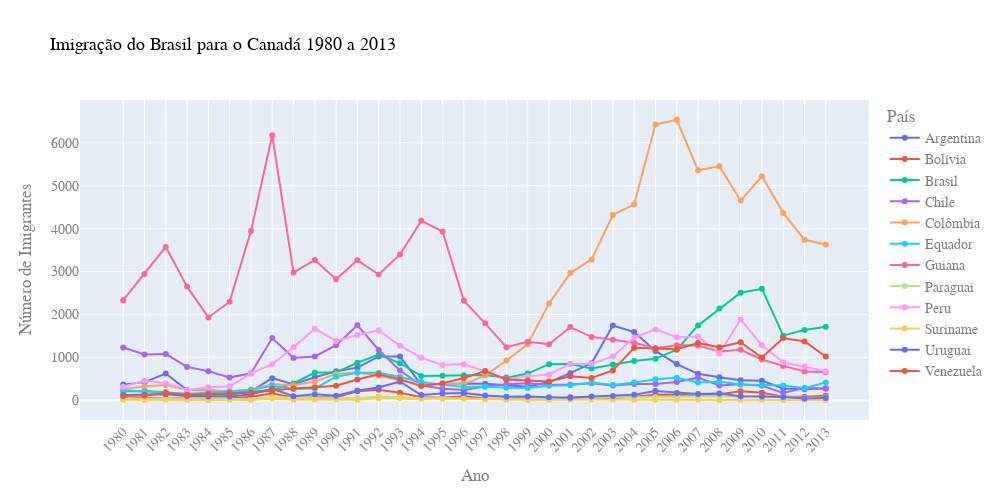

The code cell stored with this chart in its notebook:
### Code cell
fig = px.line(america_sul_final, x=america_sul_final.index, y=america_sul_final.columns,
              color='País',
              title='Imigração do Brasil para o Canadá\n1980 a 2013',
              markers=True)

fig.update_layout(width=1000, height=500, 
                  xaxis={'tickangle':-45},
                  font_family='Arial',
                  font_size=14,
                  font_color='grey',
                  title_font_size=18,
                  title_font_color='black',
                  xaxis_title='Ano',
                  yaxis_title='Número de Imigrantes')
fig.show()

### Figure 1 — Plotly figure (JSON) as saved in the notebook; plotly's stock layout.template omitted (floating-point values rounded to 4 significant figures)
{"data": [{"hovertemplate": "País=Argentina<br>index=%{x}<br>value=%{y}<extra></extra>", "legendgroup": "Argentina", "line": {"color": "#636efa", "dash": "solid"}, "marker": {"symbol": "circle"}, "mode": "lines+markers", "name": "Argentina", "orientation": "v", "showlegend": true, "type": "scatter", "x": ["1980", "1981", "1982", "1983", "1984", "1985", "1986", "1987", "1988", "1989", "1990", "1991", "1992", "1993", "1994", "1995", "1996", "1997", "1998", "1999", "2000", "2001", "2002", "2003", "2004", "2005", "2006", "2007", "2008", "2009", "2010", "2011", "2012", "2013"], "xaxis": "x", "y": [368, 426, 626, 241, 237, 196, 213, 519, 374, 538, 678, 763, 1023, 1022, 366, 380, 396, 391, 349, 318, 427, 635, 865, 1745, 1591, 1153, 847, 620, 540, 467, 459, 278, 263, 282], "yaxis": "y"}, {"hovertemplate": "País=Bolívia<br>index=%{x}<br>value=%{y}<extra></extra>", "legendgroup": "Bolívia", "line": {"color": "#EF553B", "dash": "solid"}, "marker": {"symbol": "circle"}, "mode": "lines+markers", "name": "Bolívia", "orientation": "v", "showlegend": true, "type": "scatter", "x": ["1980", "1981", "1982", "1983", "1984", "1985", "1986", "1987", "1988", "1989", "1990", "1991", "1992", "1993", "1994", "1995", "1996", "1997", "1998", "1999", "2000", "2001", "2002", "2003", "2004", "2005", "2006", "2007", "2008", "2009", "2010", "2011", "2012", "2013"], "xaxis": "x", "y": [44, 52, 42, 49, 38, 44, 79, 165, 63, 68, 71, 214, 247, 180, 75, 61, 96, 43, 33, 42, 33, 72, 57, 59, 85, 134, 139, 107, 143, 214, 180, 86, 83, 107], "yaxis": "y"}, {"hovertemplate": "País=Brasil<br>index=%{x}<br>value=%{y}<extra></extra>", "legendgroup": "Brasil", "line": {"color": "#00cc96", "dash": "solid"}, "marker": {"symbol": "circle"}, "mode": "lines+markers", "name": "Brasil", "orientation": "v", "showlegend": true, "type": "scatter", "x": ["1980", "1981", "1982", "1983", "1984", "1985", "1986", "1987", "1988", "1989", "1990", "1991", "1992", "1993", "1994", "1995", "1996", "1997", "1998", "1999", "2000", "2001", "2002", "2003", "2004", "2005", "2006", "2007", "2008", "2009", "2010", "2011", "2012", "2013"], "xaxis": "x", "y": [211, 220, 192, 139, 145, 130, 205, 244, 394, 650, 650, 877, 1066, 866, 566, 572, 586, 591, 531, 626, 845, 847, 745, 839, 917, 969, 1181, 1746, 2138, 2509, 2598, 1508, 1642, 1714], "yaxis": "y"}, {"hovertemplate": "País=Chile<br>index=%{x}<br>value=%{y}<extra></extra>", "legendgroup": "Chile", "line": {"color": "#ab63fa", "dash": "solid"}, "marker": {"symbol": "circle"}, "mode": "lines+markers", "name": "Chile", "orientation": "v", "showlegend": true, "type": "scatter", "x": ["1980", "1981", "1982", "1983", "1984", "1985", "1986", "1987", "1988", "1989", "1990", "1991", "1992", "1993", "1994", "1995", "1996", "1997", "1998", "1999", "2000", "2001", "2002", "2003", "2004", "2005", "2006", "2007", "2008", "2009", "2010", "2011", "2012", "2013"], "xaxis": "x", "y": [1233, 1069, 1078, 781, 681, 533, 633, 1454, 990, 1023, 1286, 1749, 1175, 697, 352, 273, 244, 325, 376, 397, 366, 369, 401, 347, 383, 384, 427, 530, 350, 375, 340, 174, 291, 273], "yaxis": "y"}, {"hovertemplate": "País=Colômbia<br>index=%{x}<br>value=%{y}<extra></extra>", "legendgroup": "Colômbia", "line": {"color": "#FFA15A", "dash": "solid"}, "marker": {"symbol": "circle"}, "mode": "lines+markers", "name": "Colômbia", "orientation": "v", "showlegend": true, "type": "scatter", "x": ["1980", "1981", "1982", "1983", "1984", "1985", "1986", "1987", "1988", "1989", "1990", "1991", "1992", "1993", "1994", "1995", "1996", "1997", "1998", "1999", "2000", "2001", "2002", "2003", "2004", "2005", "2006", "2007", "2008", "2009", "2010", "2011", "2012", "2013"], "xaxis": "x", "y": [266, 326, 360, 244, 235, 214, 257, 376, 352, 439, 614, 652, 582, 464, 375, 371, 381, 578, 929, 1306, 2259, 2965, 3283, 4318, 4566, 6424, 6535, 5357, 5452, 4652, 5218, 4366, 3741, 3631], "yaxis": "y"}, {"hovertemplate": "País=Equador<br>index=%{x}<br>value=%{y}<extra></extra>", "legendgroup": "Equador", "line": {"color": "#19d3f3", "dash": "solid"}, "marker": {"symbol": "circle"}, "mode": "lines+markers", "name": "Equador", "orientation": "v", "showlegend": true, "type": "scatter", "x": ["1980", "1981", "1982", "1983", "1984", "1985", "1986", "1987", "1988", "1989", "1990", "1991", "1992", "1993", "1994", "1995", "1996", "1997", "1998", "1999", "2000", "2001", "2002", "2003", "2004", "2005", "2006", "2007", "2008", "2009", "2010", "2011", "2012", "2013"], "xaxis": "x", "y": [238, 207, 184, 155, 179, 208, 240, 344, 265, 278, 552, 643, 644, 547, 431, 368, 310, 317, 295, 291, 342, 353, 418, 361, 417, 491, 525, 419, 437, 373, 353, 348, 282, 418], "yaxis": "y"}, {"hovertemplate": "País=Guiana<br>index=%{x}<br>value=%{y}<extra></extra>", "legendgroup": "Guiana", "line": {"color": "#FF6692", "dash": "solid"}, "marker": {"symbol": "circle"}, "mode": "lines+markers", "name": "Guiana", "orientation": "v", "showlegend": true, "type": "scatter", "x": ["1980", "1981", "1982", "1983", "1984", "1985", "1986", "1987", "1988", "1989", "1990", "1991", "1992", "1993", "1994", "1995", "1996", "1997", "1998", "1999", "2000", "2001", "2002", "2003", "2004", "2005", "2006", "2007", "2008", "2009", "2010", "2011", "2012", "2013"], "xaxis": "x", "y": [2334, 2943, 3575, 2650, 1932, 2299, 3942, 6174, 2977, 3270, 2824, 3266, 2932, 3399, 4181, 3935, 2324, 1795, 1238, 1366, 1308, 1707, 1479, 1410, 1341, 1215, 1286, 1277, 1137, 1180, 953, 804, 676, 656], "yaxis": "y"}, {"hovertemplate": "País=Paraguai<br>index=%{x}<br>value=%{y}<extra></extra>", "legendgroup": "Paraguai", "line": {"color": "#B6E880", "dash": "solid"}, "marker": {"symbol": "circle"}, "mode": "lines+markers", "name": "Paraguai", "orientation": "v", "showlegend": true, "type": "scatter", "x": ["1980", "1981", "1982", "1983", "1984", "1985", "1986", "1987", "1988", "1989", "1990", "1991", "1992", "1993", "1994", "1995", "1996", "1997", "1998", "1999", "2000", "2001", "2002", "2003", "2004", "2005", "2006", "2007", "2008", "2009", "2010", "2011", "2012", "2013"], "xaxis": "x", "y": [45, 26, 32, 40, 48, 36, 34, 72, 53, 48, 56, 51, 94, 75, 46, 39, 38, 30, 25, 34, 29, 34, 60, 88, 74, 75, 88, 98, 95, 88, 89, 83, 55, 66], "yaxis": "y"}, {"hovertemplate": "País=Peru<br>index=%{x}<br>value=%{y}<extra></extra>", "legendgroup": "Peru", "line": {"color": "#FF97FF", "dash": "solid"}, "marker": {"symbol": "circle"}, "mode": "lines+markers", "name": "Peru", "orientation": "v", "showlegend": true, "type": "scatter", "x": ["1980", "1981", "1982", "1983", "1984", "1985", "1986", "1987", "1988", "1989", "1990", "1991", "1992", "1993", "1994", "1995", "1996", "1997", "1998", "1999", "2000", "2001", "2002", "2003", "2004", "2005", "2006", "2007", "2008", "2009", "2010", "2011", "2012", "2013"], "xaxis": "x", "y": [317, 456, 401, 241, 306, 328, 628, 843, 1237, 1667, 1384, 1522, 1632, 1274, 993, 827, 845, 676, 493, 560, 603, 849, 855, 1023, 1460, 1653, 1473, 1490, 1094, 1884, 1283, 886, 787, 682], "yaxis": "y"}, {"hovertemplate": "País=Suriname<br>index=%{x}<br>value=%{y}<extra></extra>", "legendgroup": "Suriname", "line": {"color": "#FECB52", "dash": "solid"}, "marker": {"symbol": "circle"}, "mode": "lines+markers", "name": "Suriname", "orientation": "v", "showlegend": true, "type": "scatter", "x": ["1980", "1981", "1982", "1983", "1984", "1985", "1986", "1987", "1988", "1989", "1990", "1991", "1992", "1993", "1994", "1995", "1996", "1997", "1998", "1999", "2000", "2001", "2002", "2003", "2004", "2005", "2006", "2007", "2008", "2009", "2010", "2011", "2012", "2013"], "xaxis": "x", "y": [15, 10, 21, 12, 5, 16, 7, 46, 16, 24, 26, 13, 53, 51, 32, 58, 51, 35, 22, 11, 16, 22, 22, 22, 17, 15, 16, 20, 9, 12, 13, 11, 16, 4], "yaxis": "y"}, {"hovertemplate": "País=Uruguai<br>index=%{x}<br>value=%{y}<extra></extra>", "legendgroup": "Uruguai", "line": {"color": "#636efa", "dash": "solid"}, "marker": {"symbol": "circle"}, "mode": "lines+markers", "name": "Uruguai", "orientation": "v", "showlegend": true, "type": "scatter", "x": ["1980", "1981", "1982", "1983", "1984", "1985", "1986", "1987", "1988", "1989", "1990", "1991", "1992", "1993", "1994", "1995", "1996", "1997", "1998", "1999", "2000", "2001", "2002", "2003", "2004", "2005", "2006", "2007", "2008", "2009", "2010", "2011", "2012", "2013"], "xaxis": "x", "y": [128, 132, 146, 105, 90, 92, 137, 269, 99, 144, 111, 229, 299, 437, 125, 164, 171, 117, 87, 93, 75, 64, 91, 103, 130, 217, 175, 147, 160, 99, 93, 81, 47, 58], "yaxis": "y"}, {"hovertemplate": "País=Venezuela<br>index=%{x}<br>value=%{y}<extra></extra>", "legendgroup": "Venezuela", "line": {"color": "#EF553B", "dash": "solid"}, "marker": {"symbol": "circle"}, "mode": "lines+markers", "name": "Venezuela", "orientation": "v", "showlegend": true, "type": "scatter", "x": ["1980", "1981", "1982", "1983", "1984", "1985", "1986", "1987", "1988", "1989", "1990", "1991", "1992", "1993", "1994", "1995", "1996", "1997", "1998", "1999", "2000", "2001", "2002", "2003", "2004", "2005", "2006", "2007", "2008", "2009", "2010", "2011", "2012", "2013"], "xaxis": "x", "y": [103, 117, 174, 124, 142, 165, 179, 229, 279, 304, 344, 487, 610, 490, 334, 402, 520, 686, 489, 464, 443, 560, 524, 699, 1224, 1211, 1192, 1335, 1239, 1353, 998, 1452, 1373, 1022], "yaxis": "y"}], "layout": {"font": {"color": "grey", "family": "Arial", "size": 14}, "height": 500, "legend": {"title": {"text": "País"}, "tracegroupgap": 0}, "title": {"font": {"color": "black", "size": 18}, "text": "Imigração do Brasil para o Canadá\n1980 a 2013"}, "width": 1000, "xaxis": {"anchor": "y", "domain": [0, 1], "tickangle": -45, "title": {"text": "Ano"}}, "yaxis": {"anchor": "x", "domain": [0, 1], "title": {"text": "Número de Imigrantes"}}}}
